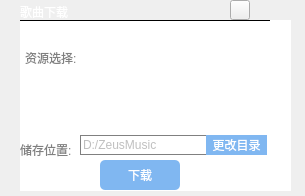
<?xml version="1.0" encoding="UTF-8"?>
<ui version="4.0">
 <class>downloadinfodlg</class>
 <widget class="QDialog" name="downloadinfodlg">
  <property name="geometry">
   <rect>
    <x>0</x>
    <y>0</y>
    <width>305</width>
    <height>196</height>
   </rect>
  </property>
  <property name="windowTitle">
   <string>Dialog</string>
  </property>
  <widget class="QWidget" name="widget" native="true">
   <property name="geometry">
    <rect>
     <x>20</x>
     <y>20</y>
     <width>271</width>
     <height>171</height>
    </rect>
   </property>
   <property name="minimumSize">
    <size>
     <width>271</width>
     <height>0</height>
    </size>
   </property>
   <property name="styleSheet">
    <string notr="true">background-color: rgb(255, 255, 255);</string>
   </property>
   <widget class="Line" name="line">
    <property name="geometry">
     <rect>
      <x>0</x>
      <y>0</y>
      <width>250</width>
      <height>1</height>
     </rect>
    </property>
    <property name="frameShadow">
     <enum>QFrame::Plain</enum>
    </property>
    <property name="orientation">
     <enum>Qt::Horizontal</enum>
    </property>
   </widget>
   <widget class="QLabel" name="label_2">
    <property name="geometry">
     <rect>
      <x>5</x>
      <y>30</y>
      <width>51</width>
      <height>15</height>
     </rect>
    </property>
    <property name="styleSheet">
     <string notr="true">color: gray;
font: 13pt &quot;叶根友古刻体1.2&quot;;
</string>
    </property>
    <property name="text">
     <string>资源选择:</string>
    </property>
   </widget>
   <widget class="QLabel" name="label_3">
    <property name="geometry">
     <rect>
      <x>0</x>
      <y>120</y>
      <width>51</width>
      <height>20</height>
     </rect>
    </property>
    <property name="styleSheet">
     <string notr="true">color: gray;
font: 13pt &quot;叶根友古刻体1.2&quot;;</string>
    </property>
    <property name="text">
     <string>储存位置:</string>
    </property>
   </widget>
   <widget class="QLineEdit" name="lineEdit">
    <property name="geometry">
     <rect>
      <x>60</x>
      <y>115</y>
      <width>131</width>
      <height>20</height>
     </rect>
    </property>
    <property name="styleSheet">
     <string notr="true">color: rgb(191, 191, 191);
border: 1px solid gray;</string>
    </property>
    <property name="text">
     <string>D:/ZeusMusic</string>
    </property>
   </widget>
   <widget class="QPushButton" name="pushButton_filesave">
    <property name="geometry">
     <rect>
      <x>186</x>
      <y>115</y>
      <width>61</width>
      <height>20</height>
     </rect>
    </property>
    <property name="cursor">
     <cursorShape>PointingHandCursor</cursorShape>
    </property>
    <property name="styleSheet">
     <string notr="true">background-color: rgb(128, 183, 241);
color: rgb(255, 255, 255);
border: NULL;
font: 14pt &quot;叶根友古刻体1.2&quot;;</string>
    </property>
    <property name="text">
     <string>更改目录</string>
    </property>
    <property name="flat">
     <bool>false</bool>
    </property>
   </widget>
   <widget class="QPushButton" name="pushButton">
    <property name="geometry">
     <rect>
      <x>80</x>
      <y>140</y>
      <width>80</width>
      <height>30</height>
     </rect>
    </property>
    <property name="cursor">
     <cursorShape>PointingHandCursor</cursorShape>
    </property>
    <property name="styleSheet">
     <string notr="true">color: rgb(255, 255, 255);background-color: rgb(128, 183, 241);border:NULL;border-radius:5px;padding:2px 4px;
font: 16pt &quot;叶根友古刻体1.2&quot;;</string>
    </property>
    <property name="text">
     <string>下载</string>
    </property>
    <property name="autoDefault">
     <bool>true</bool>
    </property>
   </widget>
  </widget>
  <widget class="QPushButton" name="pushButton_exit">
   <property name="geometry">
    <rect>
     <x>230</x>
     <y>0</y>
     <width>20</width>
     <height>20</height>
    </rect>
   </property>
   <property name="text">
    <string/>
   </property>
  </widget>
  <widget class="QLabel" name="label">
   <property name="geometry">
    <rect>
     <x>20</x>
     <y>0</y>
     <width>191</width>
     <height>24</height>
    </rect>
   </property>
   <property name="styleSheet">
    <string notr="true">color: rgb(255, 255, 255);
font: 12pt &quot;叶根友古刻体1.2&quot;;</string>
   </property>
   <property name="text">
    <string>歌曲下载</string>
   </property>
  </widget>
 </widget>
 <resources/>
 <connections/>
</ui>
